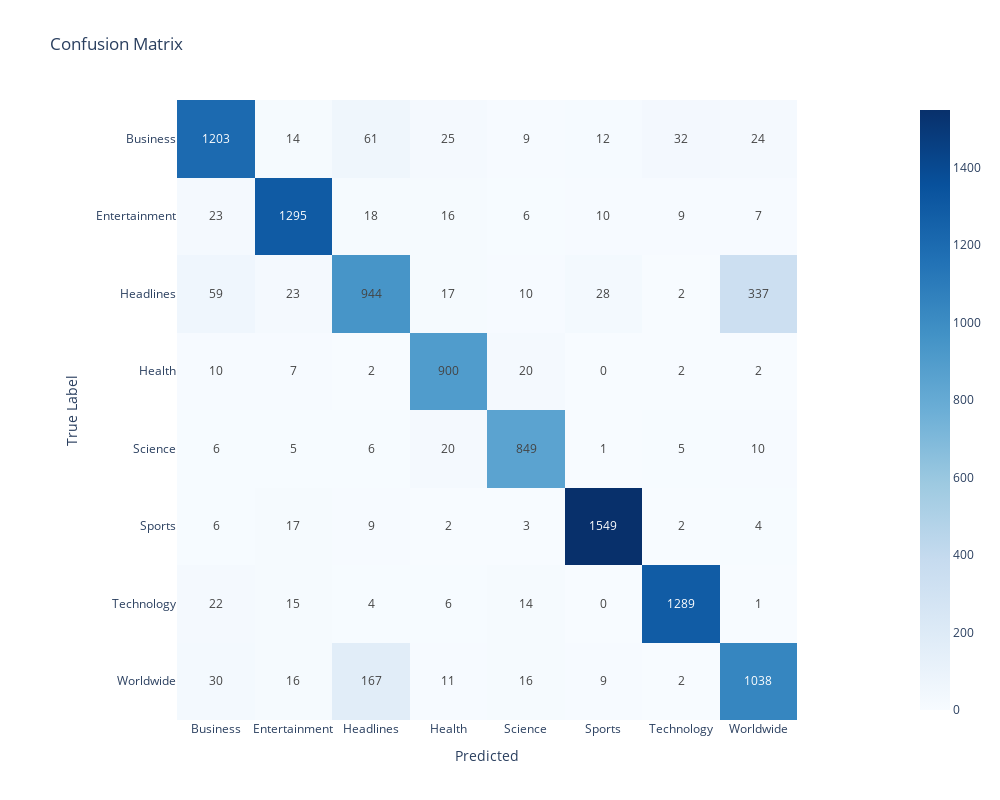

Here is the notebook cell this chart was saved with:
### Markdown cell above
To balance classes in an imbalanced dataset, we can consider using oversampling or subsampling methods to ensure that the model performs better on all classes. we can  apply class weights, which is particularly useful for imbalanced datasets.

### Code cell
from sklearn.utils.class_weight import compute_class_weight

# Calculate class weights for each class
class_weights = compute_class_weight('balanced', classes=np.unique(y_train), y=y_train)

# Create a dictionary associating class labels with their corresponding weights
class_weight_dict = {class_label: weight for class_label, weight in zip(np.unique(y_train), class_weights)}

# Create a classifier and set the class weights
clf5 = RidgeClassifier(class_weight=class_weight_dict)

# Train the model
clf5.fit(X_train, y_train)

# Make predictions
y_pred = clf5.predict(X_test)

val_pred5 = clf5.predict(X_test)
print("F1 Score:",f1_score(y_test, val_pred5, average='macro'))

class_labels = label_encoder.inverse_transform(range(8))
# call the report function to visualize the classification results, use the above class_labels
report(y_test, val_pred5, class_labels)

### Figure 1 — Plotly figure (JSON) as saved in the notebook; plotly's stock layout.template omitted (floating-point values rounded to 4 significant figures)
{"data": [{"coloraxis": "coloraxis", "hovertemplate": "Predicted: %{x}<br>True Label: %{y}<br>color: %{z}<extra></extra>", "name": "0", "texttemplate": "%{z}", "type": "heatmap", "x": ["Business", "Entertainment", "Headlines", "Health", "Science", "Sports", "Technology", "Worldwide"], "xaxis": "x", "y": ["Business", "Entertainment", "Headlines", "Health", "Science", "Sports", "Technology", "Worldwide"], "yaxis": "y", "z": [[1203, 14, 61, 25, 9, 12, 32, 24], [23, 1295, 18, 16, 6, 10, 9, 7], [59, 23, 944, 17, 10, 28, 2, 337], [10, 7, 2, 900, 20, 0, 2, 2], [6, 5, 6, 20, 849, 1, 5, 10], [6, 17, 9, 2, 3, 1549, 2, 4], [22, 15, 4, 6, 14, 0, 1289, 1], [30, 16, 167, 11, 16, 9, 2, 1038]]}], "layout": {"coloraxis": {"colorscale": [[0, "rgb(247,251,255)"], [0.125, "rgb(222,235,247)"], [0.25, "rgb(198,219,239)"], [0.375, "rgb(158,202,225)"], [0.5, "rgb(107,174,214)"], [0.625, "rgb(66,146,198)"], [0.75, "rgb(33,113,181)"], [0.875, "rgb(8,81,156)"], [1, "rgb(8,48,107)"]]}, "height": 800, "title": {"text": "Confusion Matrix"}, "width": 1000, "xaxis": {"anchor": "y", "constrain": "domain", "domain": [0, 1], "scaleanchor": "y", "title": {"text": "Predicted"}}, "yaxis": {"anchor": "x", "autorange": "reversed", "constrain": "domain", "domain": [0, 1], "title": {"text": "True Label"}}}}
